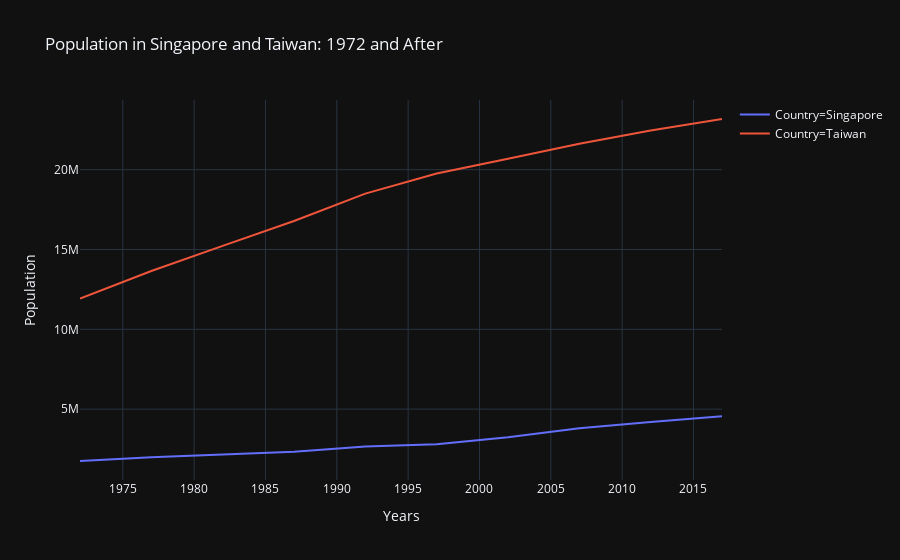

This figure's notebook cell:
### Code cell
# Plot a chart

fig = px.line(df_S_T_1972_onward,
             x='Years',
             y='Population',
              template='plotly_dark',
              color='Country',
             title='Population in Singapore and Taiwan: 1972 and After')

fig.show()

### Figure 1 — Plotly figure (JSON) as saved in the notebook; plotly's stock layout.template omitted (floating-point values rounded to 4 significant figures)
{"data": [{"hoverlabel": {"namelength": 0}, "hovertemplate": "Country=Singapore<br>Years=%{x}<br>Population=%{y}", "legendgroup": "Country=Singapore", "line": {"color": "#636efa", "dash": "solid"}, "mode": "lines", "name": "Country=Singapore", "showlegend": true, "type": "scatter", "x": [1972, 1977, 1982, 1987, 1992, 1997, 2002, 2007, 2012, 2017], "xaxis": "x", "y": [1750200, 1977600, 2152400, 2325300, 2651869, 2794552, 3235865, 3802309, 4197776, 4553009], "yaxis": "y"}, {"hoverlabel": {"namelength": 0}, "hovertemplate": "Country=Taiwan<br>Years=%{x}<br>Population=%{y}", "legendgroup": "Country=Taiwan", "line": {"color": "#EF553B", "dash": "solid"}, "mode": "lines", "name": "Country=Taiwan", "showlegend": true, "type": "scatter", "x": [1972, 1977, 1982, 1987, 1992, 1997, 2002, 2007, 2012, 2017], "xaxis": "x", "y": [11918938, 13648692, 15226039, 16785196, 18501390, 19757799, 20686918, 21628605, 22454239, 23174294], "yaxis": "y"}], "layout": {"legend": {"tracegroupgap": 0}, "title": {"text": "Population in Singapore and Taiwan: 1972 and After"}, "xaxis": {"anchor": "y", "domain": [0, 1], "title": {"text": "Years"}}, "yaxis": {"anchor": "x", "domain": [0, 1], "title": {"text": "Population"}}}}
